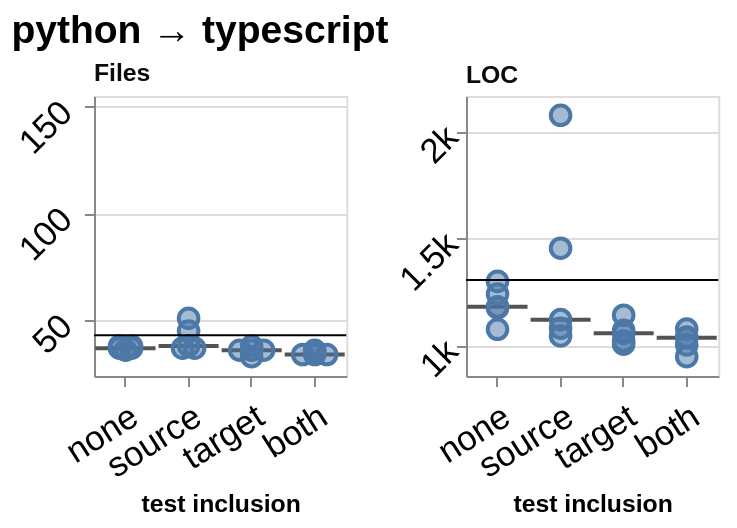

Vega-Lite specification stored for this chart:
### Vega-Lite specification from a JSON file in a GitHub repository (floating-point values rounded to 4 significant figures)
{"config": {"view": {"continuousWidth": 300, "continuousHeight": 300}, "axis": {"labelAngle": -45}, "axisX": {"labelAngle": -37.5}}, "concat": [{"layer": [{"mark": {"type": "tick", "color": "#0b0b0b", "opacity": 0.7, "size": 30, "thickness": 2}, "encoding": {"x": {"field": "condition", "scale": {"paddingInner": 0.25, "paddingOuter": 0.125}, "sort": ["no tests", "source tests", "target tests", "both tests"], "title": "test inclusion", "type": "nominal", "axis": {"labelFontSize": 17.32, "labelPadding": 6.0, "titleFontSize": 12.38, "labelExpr": "{'no tests': 'none', 'source tests': 'source', 'target tests': 'target', 'both tests': 'both'}[datum.label]", "labelAngle": -32.5}}, "y": {"aggregate": "median", "field": "value", "scale": {"domain": [23.96, 155.0], "nice": false}, "title": null, "type": "quantitative", "axis": {"labelFontSize": 17.32, "titleFontSize": 16.5, "labelPadding": 9.0}}}}, {"mark": {"type": "point", "filled": true, "size": 96, "fillOpacity": 0.5, "stroke": "#4c78a8", "strokeWidth": 2, "strokeOpacity": 1}, "encoding": {"x": {"field": "condition", "scale": {"paddingInner": 0.25, "paddingOuter": 0.125}, "sort": ["no tests", "source tests", "target tests", "both tests"], "title": "test inclusion", "type": "nominal", "axis": {"labelFontSize": 17.32, "labelPadding": 6.0, "titleFontSize": 12.38, "labelExpr": "{'no tests': 'none', 'source tests': 'source', 'target tests': 'target', 'both tests': 'both'}[datum.label]", "labelAngle": -32.5}}, "xOffset": {"field": "nudge", "scale": {"domain": [-1.0, 1.0], "range": [5.824, 17.82]}, "title": null, "type": "quantitative"}, "y": {"field": "value", "scale": {"domain": [23.96, 155.0], "nice": false}, "type": "quantitative", "axis": {"labelFontSize": 17.32, "titleFontSize": 16.5, "labelPadding": 9.0}}}}, {"mark": {"type": "rule"}, "encoding": {"y": {"aggregate": "median", "field": "reference", "scale": {"domain": [23.96, 155.0], "nice": false}, "type": "quantitative", "axis": {"labelFontSize": 17.32, "titleFontSize": 16.5, "labelPadding": 9.0}}}, "transform": [{"filter": {"field": "reference", "valid": true}}]}], "data": {"name": "data-2c5d230d657bbfc81c7c4bbf4de06636"}, "height": 140, "title": {"text": "Files", "anchor": "start", "color": "#0b0b0b", "fontSize": 12.38, "dx": 40.8}, "width": 126.1}, {"layer": [{"mark": {"type": "tick", "color": "#0b0b0b", "opacity": 0.7, "size": 30, "thickness": 2}, "encoding": {"x": {"field": "condition", "scale": {"paddingInner": 0.25, "paddingOuter": 0.125}, "sort": ["no tests", "source tests", "target tests", "both tests"], "title": "test inclusion", "type": "nominal", "axis": {"labelFontSize": 17.32, "labelPadding": 6.0, "titleFontSize": 12.38, "labelExpr": "{'no tests': 'none', 'source tests': 'source', 'target tests': 'target', 'both tests': 'both'}[datum.label]", "labelAngle": -32.5}}, "y": {"aggregate": "median", "field": "value", "scale": {"domain": [856.8, 2165.0], "nice": false}, "title": null, "type": "quantitative", "axis": {"labelFontSize": 17.32, "titleFontSize": 16.5, "format": "~s"}}}}, {"mark": {"type": "point", "filled": true, "size": 96, "fillOpacity": 0.5, "stroke": "#4c78a8", "strokeWidth": 2, "strokeOpacity": 1}, "encoding": {"x": {"field": "condition", "scale": {"paddingInner": 0.25, "paddingOuter": 0.125}, "sort": ["no tests", "source tests", "target tests", "both tests"], "title": "test inclusion", "type": "nominal", "axis": {"labelFontSize": 17.32, "labelPadding": 6.0, "titleFontSize": 12.38, "labelExpr": "{'no tests': 'none', 'source tests': 'source', 'target tests': 'target', 'both tests': 'both'}[datum.label]", "labelAngle": -32.5}}, "xOffset": {"field": "nudge", "scale": {"domain": [-1.0, 1.0], "range": [5.824, 17.82]}, "title": null, "type": "quantitative"}, "y": {"field": "value", "scale": {"domain": [856.8, 2165.0], "nice": false}, "type": "quantitative", "axis": {"labelFontSize": 17.32, "titleFontSize": 16.5, "format": "~s"}}}}, {"mark": {"type": "rule"}, "encoding": {"y": {"aggregate": "median", "field": "reference", "scale": {"domain": [856.8, 2165.0], "nice": false}, "type": "quantitative", "axis": {"labelFontSize": 17.32, "titleFontSize": 16.5, "format": "~s"}}}, "transform": [{"filter": {"field": "reference", "valid": true}}]}], "data": {"name": "data-75cb386b18f768df31db0e908ce7b973"}, "height": 140, "title": {"text": "LOC", "anchor": "start", "color": "#0b0b0b", "fontSize": 12.38, "dx": 36.51}, "width": 126.1}], "columns": 4, "title": {"text": "python → typescript", "fontSize": 19.5, "anchor": "start"}, "$schema": "https://vega.github.io/schema/vega-lite/v6.4.1.json", "datasets": {"data-2c5d230d657bbfc81c7c4bbf4de06636": [{"condition": "no tests", "layout": "kept the file layout", "metric": "file_count", "value": 37.0, "reference": 43.0, "nudge": -0.5}, {"condition": "no tests", "layout": "rebuilt the file layout", "metric": "file_count", "value": 37.0, "reference": 43.0, "nudge": 0.5}, {"condition": "no tests", "layout": "kept the file layout", "metric": "file_count", "value": 38.0, "reference": 43.0, "nudge": -0.5}, {"condition": "no tests", "layout": "rebuilt the file layout", "metric": "file_count", "value": 38.0, "reference": 43.0, "nudge": 0.5}, {"condition": "no tests", "layout": "rebuilt the file layout", "metric": "file_count", "value": 36.0, "reference": 43.0, "nudge": 0.0}, {"condition": "source tests", "layout": "kept the file layout", "metric": "file_count", "value": 37.0, "reference": 43.0, "nudge": -0.5}, {"condition": "source tests", "layout": "kept the file layout", "metric": "file_count", "value": 37.0, "reference": 43.0, "nudge": 0.5}, {"condition": "source tests", "layout": "kept the file layout", "metric": "file_count", "value": 38.0, "reference": 43.0, "nudge": 0.0}, {"condition": "source tests", "layout": "kept the file layout", "metric": "file_count", "value": 45.0, "reference": 43.0, "nudge": 0.0}, {"condition": "source tests", "layout": "kept the file layout", "metric": "file_count", "value": 51.0, "reference": 43.0, "nudge": 0.0}, {"condition": "target tests", "layout": "kept the file layout", "metric": "file_count", "value": 38.0, "reference": 43.0, "nudge": 0.0}, {"condition": "target tests", "layout": "kept the file layout", "metric": "file_count", "value": 36.0, "reference": 43.0, "nudge": -1.0}, {"condition": "target tests", "layout": "kept the file layout", "metric": "file_count", "value": 36.0, "reference": 43.0, "nudge": 0.0}, {"condition": "target tests", "layout": "kept the file layout", "metric": "file_count", "value": 36.0, "reference": 43.0, "nudge": 1.0}, {"condition": "target tests", "layout": "kept the file layout", "metric": "file_count", "value": 33.0, "reference": 43.0, "nudge": 0.0}, {"condition": "both tests", "layout": "kept the file layout", "metric": "file_count", "value": 34.0, "reference": 43.0, "nudge": -1.0}, {"condition": "both tests", "layout": "kept the file layout", "metric": "file_count", "value": 34.0, "reference": 43.0, "nudge": 0.0}, {"condition": "both tests", "layout": "kept the file layout", "metric": "file_count", "value": 34.0, "reference": 43.0, "nudge": 1.0}, {"condition": "both tests", "layout": "kept the file layout", "metric": "file_count", "value": 35.0, "reference": 43.0, "nudge": 0.0}, {"condition": "both tests", "layout": "kept the file layout", "metric": "file_count", "value": 36.0, "reference": 43.0, "nudge": 0.0}], "data-75cb386b18f768df31db0e908ce7b973": [{"condition": "no tests", "layout": "kept the file layout", "metric": "loc", "value": 1175.0, "reference": 1305.0, "nudge": 0.0}, {"condition": "no tests", "layout": "rebuilt the file layout", "metric": "loc", "value": 1299.0, "reference": 1305.0, "nudge": 0.0}, {"condition": "no tests", "layout": "kept the file layout", "metric": "loc", "value": 1180.0, "reference": 1305.0, "nudge": 0.0}, {"condition": "no tests", "layout": "rebuilt the file layout", "metric": "loc", "value": 1240.0, "reference": 1305.0, "nudge": 0.0}, {"condition": "no tests", "layout": "rebuilt the file layout", "metric": "loc", "value": 1075.0, "reference": 1305.0, "nudge": 0.0}, {"condition": "source tests", "layout": "kept the file layout", "metric": "loc", "value": 1080.0, "reference": 1305.0, "nudge": 0.0}, {"condition": "source tests", "layout": "kept the file layout", "metric": "loc", "value": 1120.0, "reference": 1305.0, "nudge": 0.0}, {"condition": "source tests", "layout": "kept the file layout", "metric": "loc", "value": 1454.0, "reference": 1305.0, "nudge": 0.0}, {"condition": "source tests", "layout": "kept the file layout", "metric": "loc", "value": 1044.0, "reference": 1305.0, "nudge": 0.0}, {"condition": "source tests", "layout": "kept the file layout", "metric": "loc", "value": 2075.0, "reference": 1305.0, "nudge": 0.0}, {"condition": "target tests", "layout": "kept the file layout", "metric": "loc", "value": 1141.0, "reference": 1305.0, "nudge": 0.0}, {"condition": "target tests", "layout": "kept the file layout", "metric": "loc", "value": 1056.0, "reference": 1305.0, "nudge": 0.0}, {"condition": "target tests", "layout": "kept the file layout", "metric": "loc", "value": 1020.0, "reference": 1305.0, "nudge": 0.0}, {"condition": "target tests", "layout": "kept the file layout", "metric": "loc", "value": 1070.0, "reference": 1305.0, "nudge": 0.0}, {"condition": "target tests", "layout": "kept the file layout", "metric": "loc", "value": 1005.0, "reference": 1305.0, "nudge": 0.0}, {"condition": "both tests", "layout": "kept the file layout", "metric": "loc", "value": 1076.0, "reference": 1305.0, "nudge": 0.0}, {"condition": "both tests", "layout": "kept the file layout", "metric": "loc", "value": 947.0, "reference": 1305.0, "nudge": 0.0}, {"condition": "both tests", "layout": "kept the file layout", "metric": "loc", "value": 1035.0, "reference": 1305.0, "nudge": 0.0}, {"condition": "both tests", "layout": "kept the file layout", "metric": "loc", "value": 1039.0, "reference": 1305.0, "nudge": 0.0}, {"condition": "both tests", "layout": "kept the file layout", "metric": "loc", "value": 1002.0, "reference": 1305.0, "nudge": 0.0}]}, "padding": {"left": 5, "top": 5, "right": 7.5, "bottom": 5}}
